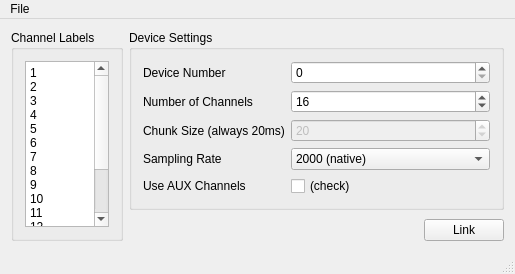
<?xml version="1.0" encoding="UTF-8"?>
<ui version="4.0">
 <class>MainWindow</class>
 <widget class="QMainWindow" name="MainWindow">
  <property name="geometry">
   <rect>
    <x>0</x>
    <y>0</y>
    <width>357</width>
    <height>274</height>
   </rect>
  </property>
  <property name="windowTitle">
   <string>V-Amp Connector</string>
  </property>
  <widget class="QWidget" name="centralWidget">
   <layout class="QHBoxLayout" name="horizontalLayout_2">
    <item>
     <widget class="QGroupBox" name="groupBox_2">
      <property name="title">
       <string>Channel Labels</string>
      </property>
      <layout class="QGridLayout" name="gridLayout">
       <item row="0" column="0">
        <widget class="QPlainTextEdit" name="channelLabels">
         <property name="plainText">
          <string>1
2
3
4
5
6
7
8
9
10
11
12
13
14
15
16</string>
         </property>
        </widget>
       </item>
      </layout>
     </widget>
    </item>
    <item>
     <layout class="QVBoxLayout" name="verticalLayout">
      <item>
       <widget class="QGroupBox" name="groupBox">
        <property name="title">
         <string>Device Settings</string>
        </property>
        <layout class="QFormLayout" name="formLayout">
         <property name="fieldGrowthPolicy">
          <enum>QFormLayout::AllNonFixedFieldsGrow</enum>
         </property>
         <item row="0" column="0">
          <widget class="QLabel" name="label_4">
           <property name="text">
            <string>Device Number</string>
           </property>
          </widget>
         </item>
         <item row="0" column="1">
          <widget class="QSpinBox" name="deviceNumber">
           <property name="toolTip">
            <string>The number of the USB device (if multiple); the first one is #0.</string>
           </property>
           <property name="minimum">
            <number>0</number>
           </property>
           <property name="maximum">
            <number>256</number>
           </property>
           <property name="value">
            <number>0</number>
           </property>
          </widget>
         </item>
         <item row="1" column="0">
          <widget class="QLabel" name="label_2">
           <property name="text">
            <string>Number of Channels</string>
           </property>
          </widget>
         </item>
         <item row="1" column="1">
          <widget class="QSpinBox" name="channelCount">
           <property name="toolTip">
            <string>This must match the number of entries in the channel list</string>
           </property>
           <property name="minimum">
            <number>1</number>
           </property>
           <property name="maximum">
            <number>256</number>
           </property>
           <property name="singleStep">
            <number>1</number>
           </property>
           <property name="value">
            <number>16</number>
           </property>
          </widget>
         </item>
         <item row="2" column="0">
          <widget class="QLabel" name="label">
           <property name="text">
            <string>Chunk Size (always 20ms)</string>
           </property>
          </widget>
         </item>
         <item row="2" column="1">
          <widget class="QSpinBox" name="chunkSize">
           <property name="toolTip">
            <string>The number of samples per chunk emitted by the driver -- a small value will lead to lower overall latency but causes more CPU load</string>
           </property>
           <property name="minimum">
            <number>1</number>
           </property>
           <property name="maximum">
            <number>1024</number>
           </property>
           <property name="value">
            <number>20</number>
           </property>
            <property name="enabled">
              <bool>false</bool>
            </property>
          </widget>
         </item>
         <item row="3" column="0">
          <widget class="QLabel" name="label_3">
           <property name="text">
            <string>Sampling Rate</string>
           </property>
          </widget>
         </item>
         <item row="3" column="1">
          <widget class="QComboBox" name="samplingRate">
           <property name="toolTip">
            <string>The sampling rate to use; higher sampling rates require more network bandwidth (and storage space if recording), particularly the very high rates of 10KHz+. The native rates are those that are natively supported by the hardware and the resampled rates are resampled in software  (using a linear-phase sinc resampler that delays the output signal by 5 samples).</string>
           </property>
           <property name="currentIndex">
            <number>4</number>
           </property>
           <item>
            <property name="text">
             <string>100 (resampled)</string>
            </property>
           </item>
           <item>
            <property name="text">
             <string>250 (resampled)</string>
            </property>
           </item>
           <item>
            <property name="text">
             <string>500 (resampled)</string>
            </property>
           </item>
           <item>
            <property name="text">
             <string>1000 (resampled)</string>
            </property>
           </item>
           <item>
            <property name="text">
             <string>2000 (native)</string>
            </property>
           </item>
           <item>
            <property name="text">
             <string>5000 high-speed (resampled)</string>
            </property>
           </item>
           <item>
            <property name="text">
             <string>10000 high-speed (resampled)</string>
            </property>
           </item>
            <item>
              <property name="text">
                <string>20000 high speed(native)</string>
              </property>
            </item>
          </widget>
         </item>
         <item row="4" column="0">
          <widget class="QLabel" name="label_7">
           <property name="text">
            <string>Use AUX Channels</string>
           </property>
          </widget>
         </item>
         <item row="4" column="1">
          <widget class="QCheckBox" name="useAUX">
           <property name="toolTip">
            <string>If this is checked then the EEG channels will hold the two AUX signals</string>
           </property>
           <property name="text">
            <string>(check)</string>
           </property>
           <property name="checked">
            <bool>false</bool>
           </property>
          </widget>
         </item>
        </layout>
       </widget>
      </item>
      <item>
       <spacer name="verticalSpacer">
        <property name="orientation">
         <enum>Qt::Vertical</enum>
        </property>
        <property name="sizeHint" stdset="0">
         <size>
          <width>20</width>
          <height>40</height>
         </size>
        </property>
       </spacer>
      </item>
      <item>
       <layout class="QHBoxLayout" name="horizontalLayout">
        <item>
         <spacer name="horizontalSpacer">
          <property name="orientation">
           <enum>Qt::Horizontal</enum>
          </property>
          <property name="sizeHint" stdset="0">
           <size>
            <width>40</width>
            <height>20</height>
           </size>
          </property>
         </spacer>
        </item>
        <item>
         <widget class="QPushButton" name="linkButton">
          <property name="text">
           <string>Link</string>
          </property>
         </widget>
        </item>
       </layout>
      </item>
     </layout>
    </item>
   </layout>
  </widget>
  <widget class="QMenuBar" name="menuBar">
   <property name="geometry">
    <rect>
     <x>0</x>
     <y>0</y>
     <width>357</width>
     <height>18</height>
    </rect>
   </property>
   <widget class="QMenu" name="menuFile">
    <property name="title">
     <string>File</string>
    </property>
    <addaction name="actionLoad_Configuration"/>
    <addaction name="actionSave_Configuration"/>
    <addaction name="separator"/>
    <addaction name="actionQuit_2"/>
   </widget>
   <addaction name="menuFile"/>
  </widget>
  <widget class="QStatusBar" name="statusBar"/>
  <action name="actionLoad_Configuration">
   <property name="text">
    <string>Load Configuration</string>
   </property>
  </action>
  <action name="actionSave_Configuration">
   <property name="text">
    <string>Save Configuration</string>
   </property>
  </action>
  <action name="actionQuit">
   <property name="text">
    <string>Quit</string>
   </property>
  </action>
  <action name="actionQuit_2">
   <property name="text">
    <string>Quit</string>
   </property>
  </action>
 </widget>
 <layoutdefault spacing="6" margin="11"/>
 <resources/>
 <connections/>
</ui>
